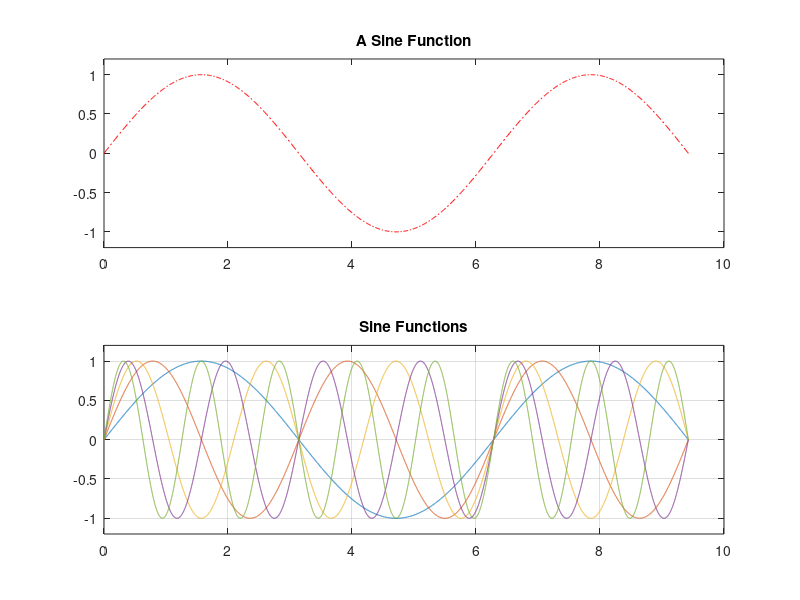

Here is the MATLAB script that generated this plot:
%% Roll No. 2023112005
%% Lab1: MATLAB BASICS
% First creating the x-axis, from 0 to 3*pi with 1000 equidistant data
% points
x = linspace(0,3*pi,1000);
y = sin(x);

subplot(2,1,1);
plot(x,y,'-.r');
title('A Sine Function');
ylim([-1.2,1.2]);

x2 = linspace(0,3*pi,20);
y2 = sin(x2);
subplot(2,1,2);
stem(x2,y2);
title('A Sine Stem Plot');
ylim([-1.2,1.2]);

%% Plotting multiple sine waves
x3 = linspace(0,3*pi,10000);
x3=x3';
T = [x3 2*x3 3*x3 4*x3 5*x3];
y3 = sin(T);

plot(x3,y3);
grid on;
title('Sine Functions');
ylim([-1.2,1.2]);


